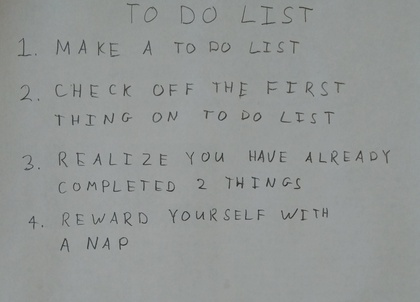
%> input picture images/01_list.jpg, 420 x 302 px, shrunk from 2270 x 1631 before the run
$ octave --eval "testFindLetters;"   (GNU Octave 9; MATLAB toolbox functions it lacks are replaced by stand-ins)
%> lines starting %> are read from the running program, lines starting %| are printed output that depends on the picture; in (x1, y1, x2, y2) boxes, pixels count from 0 and x2, y2 are one past the last pixel; in counts of white or black regions, pixels touching at a corner belong together; the program's own positions count from 1
### code/findLetters.m
function [lines, bw] = findLetters(im)
% [lines, BW] = findLetters(im) processes the input RGB image and returns a cell
% array 'lines' of located characters in the image, as well as a binary
% representation of the input image. The cell array 'lines' should contain one
% matrix entry for each line of text that appears in the image. Each matrix entry
% should have size Lx4, where L represents the number of letters in that line.
% Each row of the matrix should contain 4 numbers [x1, y1, x2, y2] representing
% the top-left and bottom-right position of each box. The boxes in one line should
% be sorted by x1 value.
PLOT = 1;

%% Convert to black and white
bw = im(:,:,1)+im(:,:,2)+im(:,:,3);
thresh = sum(sum(bw))/(size(im,1)*size(im,2));
bw(bw<thresh) = 0;
bw(bw>=thresh) = 1;
erode_mask = strel('disk',8);
bw = imerode(bw,erode_mask);
bw = bwareaopen(bw,20);
if (PLOT)
    %imshow(bw.*255);
    imshow(im);
    hold on;
end
%% Detect letters
bw_flip = bw-1;
bw_flip(bw_flip==-1) = 1;

letter_img = bwconncomp(bw_flip,8);
boxes = regionprops(letter_img,'BoundingBox','Centroid');
num_letters = length(boxes);

avg_width = 0;
avg_height = 0;
box_posy = zeros(num_letters,1);
box_posx = zeros(num_letters,1);
for i = 1 : num_letters
    avg_width = avg_width + (boxes(i).BoundingBox(3))/num_letters;
    avg_height = avg_height + (boxes(i).BoundingBox(4))/num_letters;
    box_posy(i) = boxes(i).BoundingBox(2);
    box_posx(i) = boxes(i).BoundingBox(1);
end

%% Find lines and positions
[box_posy, ind] = sort(box_posy);
dev_y = diff(box_posy);
line_break = find(dev_y>avg_height-20);
lines = cell(length(line_break)+1,1);
last_index = 1;

% Sorting the boxes based on y position (find out # of lines)
for i = 1 : length(line_break)+1
    if i == length(line_break)+1
        line = zeros(length(last_index:length(box_posy)),4);
        for j = last_index:length(box_posy)
            box = boxes(ind(j)).BoundingBox;
            line(j-last_index+1,:) = [box(1), box(2), box(1)+box(3), box(2)+box(4)];
            if (box(3)*box(4) < avg_width/2 * avg_height/2)
                line(j-last_index+1,:) = [];
            end
        end
        line( ~any(line,2), : ) = [];
        lines(i) = mat2cell(line,size(line,1));
        break
    else
        line = zeros(length(last_index:line_break(i)),4);
        for j = last_index:line_break(i)
            box = boxes(ind(j)).BoundingBox;
            line(j-last_index+1,:) = [box(1), box(2), box(1)+box(3), box(2)+box(4)];
            if (box(3)*box(4) < avg_width/2 * avg_height/2)
                line(j-last_index+1,:) = [];
            end
        end
        line( ~any(line,2), : ) = [];
        lines(i) = mat2cell(line,size(line,1));
    end
    last_index = line_break(i)+1;
end

% Sorting the x position in each line
for i = 1 : length(lines)
    lines{i} = sortrows(lines{i});
end
%% Draw boxes
if (PLOT)
    colors = ['r','g','b','r','g','b','r','g'];
    for i = 1 : length(lines)
        for letter = 1:length(lines{i})
            line = lines{i};
            line = line(letter,:);
            bb = [line(1), line(2), line(3)-line(1), line(4)-line(2)];
            if (PLOT)
                rectangle('Position',bb,'EdgeColor',colors(i),'LineWidth',2)
            end
            hold on;
        end
    end
end

%% Refine final Black&White image
bw = im(:,:,1)+im(:,:,2)+im(:,:,3);
bw(bw<thresh) = 0;
bw(bw>=thresh) = 1;
erode_mask = strel('disk',1);
bw = imerode(bw,erode_mask);
bw = bwareaopen(bw,20);

### code/testFindletters.m
function testFindLetters()
% Strings must be the same length...
file_name = ['../images/01_list.jpg   ';...
            '../images/02_letters.jpg';...
            '../images/03_haiku.jpg  ';...
            '../images/04_deep.jpg   '];
file_name = cellstr(file_name);
for i = 1 : length(file_name)
im = imread(file_name{i});
%> im is the input picture: size 302x420x3 uint8; mean R, G, B 146.5, 150.1, 148.9
figure
findLetters(im);
%> in findLetters, `bw = im(:,:,1)+im(:,:,2)+im(:,:,3);`:
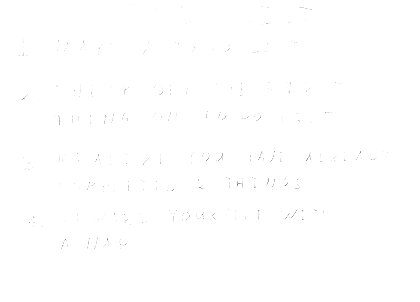
%> bw: size 302x420 uint8; min 123, max 255, mean 254.8
%> in findLetters, `thresh = sum(sum(bw))/(size(im,1)*size(im,2));`: thresh = 254.8
%> in findLetters, `bw(bw<thresh) = 0;`:
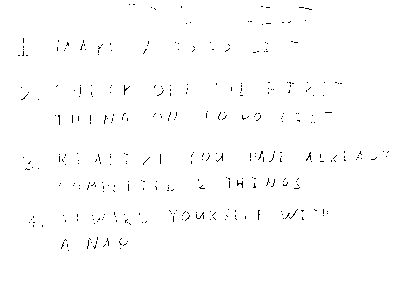
%> bw: size 302x420 uint8; 99.2% white; black in thin lines or dots, all inside (x1, y1, x2, y2) = (18, 4, 389, 251)
%> in findLetters, `bw = imerode(bw,erode_mask);`:
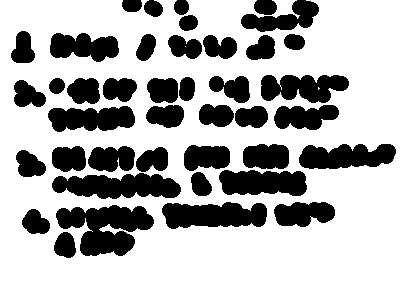
%> bw: size 302x420 uint8; values 0 (black) and 1 (white), 71.6% white; 41 black regions, largest, box (x1, y1, x2, y2) and area: (56, 205, 154, 256) 3055, (52, 173, 181, 199) 2439, (162, 202, 267, 229) 2215
%> in findLetters, `imshow(im);`:
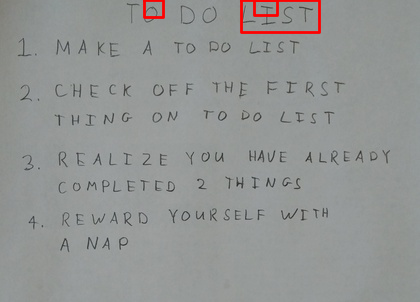
%> figure redrawn from the program's plot data
%> in findLetters, `bw_flip(bw_flip==-1) = 1;`: bw_flip: size 302x420 double; values 0 (black) and 1 (white), 28.4% white; 41 white regions
%> in findLetters, `letter_img = bwconncomp(bw_flip,8);`: letter_img = 41 connected components
%> in findLetters, `boxes = regionprops(letter_img,'BoundingBox','Centroid');`: boxes = 41 regions; largest, box (x1, y1, x2, y2) and Centroid: (56, 205, 154, 256) [106.7 228.2], (52, 173, 181, 199) [119 186.8], (162, 202, 267, 229) [214.4 215.9], (241, 0, 319, 32) [284.4 19], (261, 75, 349, 103) [303.4 88]
%> in findLetters, `num_letters = length(boxes);`: num_letters = 41
%> the loop in findLetters, `for i = 1 : num_letters` made 41 passes
%> (avg_width, avg_height) on passes 1 to 12: (0.585, 0.78), (1.37, 1.44), (2.1, 2.1), (2.78, 2.71), (4.9, 3.34), (5.29, 3.73), (6.98, 4.44), (7.8, 5.07), (10.95, 5.71), (11.49, 6.34), (13.88, 7.59), (14.68, 8.22)
%> after the loop in findLetters, `for i = 1 : num_letters`: box_posx = 41 values from 11.5 to 299.5; box_posy = 41 values, max 232.5 at index 10, min 0.5 at index 15, mean 97.7
%> in findLetters, `[box_posy, ind] = sort(box_posy);`: box_posy = 41 values from 0.5 to 232.5; ind = 41 values, max 41 at index 28, min 1 at index 7, mean 21
%> in findLetters, `dev_y = diff(box_posy);`: dev_y = 40 values, max 40 at index 13, min 0 at index 1, mean 5.8
%> in findLetters, `line_break = find(dev_y>avg_height-20);`: line_break = [5; 6; 13; 21; 26; 33; 36; 40]
%> in findLetters, `lines = cell(length(line_break)+1,1);`: lines = {[], [], [], [], [], [], [], [], []}
%> the loop in findLetters, `for i = 1 : length(line_break)+1` made 9 passes
%> last_index on passes 1 to 8: 6, 7, 14, 22, 27, 34, 37, 41
%> after the loop in findLetters, `for i = 1 : length(line_break)+1`: box = [54.5 232.5 22 26]; line = [54.5 232.5 76.5 258.5]; lines = 9 items
%> the loop in findLetters, `for i = 1 : length(lines)` made 9 passes
%> the loop in findLetters, `for i = 1 : length(lines)` made 1 pass
%> the run ends on the next line
end

end
